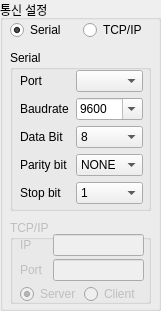
<?xml version="1.0" encoding="UTF-8"?>
<ui version="4.0">
 <class>commSetWidget</class>
 <widget class="QWidget" name="commSetWidget">
  <property name="geometry">
   <rect>
    <x>0</x>
    <y>0</y>
    <width>161</width>
    <height>311</height>
   </rect>
  </property>
  <property name="minimumSize">
   <size>
    <width>161</width>
    <height>311</height>
   </size>
  </property>
  <property name="maximumSize">
   <size>
    <width>161</width>
    <height>311</height>
   </size>
  </property>
  <property name="windowTitle">
   <string>Form</string>
  </property>
  <widget class="QGroupBox" name="commSettingGroup">
   <property name="geometry">
    <rect>
     <x>0</x>
     <y>0</y>
     <width>161</width>
     <height>311</height>
    </rect>
   </property>
   <property name="title">
    <string>통신 설정</string>
   </property>
   <property name="checkable">
    <bool>false</bool>
   </property>
   <widget class="QGroupBox" name="groupBox_7">
    <property name="geometry">
     <rect>
      <x>10</x>
      <y>50</y>
      <width>141</width>
      <height>161</height>
     </rect>
    </property>
    <property name="title">
     <string>Serial</string>
    </property>
    <property name="checkable">
     <bool>false</bool>
    </property>
    <widget class="QWidget" name="layoutWidget">
     <property name="geometry">
      <rect>
       <x>10</x>
       <y>20</y>
       <width>123</width>
       <height>136</height>
      </rect>
     </property>
     <layout class="QVBoxLayout" name="verticalLayout">
      <item>
       <layout class="QHBoxLayout" name="horizontalLayout">
        <item>
         <widget class="QLabel" name="label">
          <property name="minimumSize">
           <size>
            <width>50</width>
            <height>0</height>
           </size>
          </property>
          <property name="maximumSize">
           <size>
            <width>45</width>
            <height>16777215</height>
           </size>
          </property>
          <property name="text">
           <string>Port</string>
          </property>
         </widget>
        </item>
        <item>
         <widget class="QComboBox" name="cb_comPort">
          <property name="minimumSize">
           <size>
            <width>63</width>
            <height>0</height>
           </size>
          </property>
          <property name="maximumSize">
           <size>
            <width>16777215</width>
            <height>16777215</height>
           </size>
          </property>
         </widget>
        </item>
       </layout>
      </item>
      <item>
       <layout class="QHBoxLayout" name="horizontalLayout_2">
        <item>
         <widget class="QLabel" name="label_2">
          <property name="minimumSize">
           <size>
            <width>50</width>
            <height>0</height>
           </size>
          </property>
          <property name="maximumSize">
           <size>
            <width>45</width>
            <height>16777215</height>
           </size>
          </property>
          <property name="text">
           <string>Baudrate</string>
          </property>
         </widget>
        </item>
        <item>
         <widget class="QComboBox" name="cb_baudrate">
          <property name="minimumSize">
           <size>
            <width>63</width>
            <height>0</height>
           </size>
          </property>
          <property name="maximumSize">
           <size>
            <width>16777215</width>
            <height>16777215</height>
           </size>
          </property>
          <property name="editable">
           <bool>true</bool>
          </property>
          <property name="currentIndex">
           <number>9</number>
          </property>
          <item>
           <property name="text">
            <string>50</string>
           </property>
          </item>
          <item>
           <property name="text">
            <string>75</string>
           </property>
          </item>
          <item>
           <property name="text">
            <string>100</string>
           </property>
          </item>
          <item>
           <property name="text">
            <string>200</string>
           </property>
          </item>
          <item>
           <property name="text">
            <string>250</string>
           </property>
          </item>
          <item>
           <property name="text">
            <string>600</string>
           </property>
          </item>
          <item>
           <property name="text">
            <string>1200</string>
           </property>
          </item>
          <item>
           <property name="text">
            <string>2400</string>
           </property>
          </item>
          <item>
           <property name="text">
            <string>4800</string>
           </property>
          </item>
          <item>
           <property name="text">
            <string>9600</string>
           </property>
          </item>
          <item>
           <property name="text">
            <string>14400</string>
           </property>
          </item>
          <item>
           <property name="text">
            <string>19200</string>
           </property>
          </item>
          <item>
           <property name="text">
            <string>28800</string>
           </property>
          </item>
          <item>
           <property name="text">
            <string>38400</string>
           </property>
          </item>
          <item>
           <property name="text">
            <string>57600</string>
           </property>
          </item>
          <item>
           <property name="text">
            <string>115200</string>
           </property>
          </item>
         </widget>
        </item>
       </layout>
      </item>
      <item>
       <layout class="QHBoxLayout" name="horizontalLayout_6">
        <item>
         <widget class="QLabel" name="label_6">
          <property name="minimumSize">
           <size>
            <width>50</width>
            <height>0</height>
           </size>
          </property>
          <property name="maximumSize">
           <size>
            <width>45</width>
            <height>16777215</height>
           </size>
          </property>
          <property name="text">
           <string>Data Bit</string>
          </property>
         </widget>
        </item>
        <item>
         <widget class="QComboBox" name="cb_dataBit">
          <property name="minimumSize">
           <size>
            <width>63</width>
            <height>0</height>
           </size>
          </property>
          <property name="maximumSize">
           <size>
            <width>16777215</width>
            <height>16777215</height>
           </size>
          </property>
          <item>
           <property name="text">
            <string>8</string>
           </property>
          </item>
          <item>
           <property name="text">
            <string>7</string>
           </property>
          </item>
          <item>
           <property name="text">
            <string>6</string>
           </property>
          </item>
          <item>
           <property name="text">
            <string>5</string>
           </property>
          </item>
         </widget>
        </item>
       </layout>
      </item>
      <item>
       <layout class="QHBoxLayout" name="horizontalLayout_4">
        <item>
         <widget class="QLabel" name="label_4">
          <property name="minimumSize">
           <size>
            <width>50</width>
            <height>0</height>
           </size>
          </property>
          <property name="maximumSize">
           <size>
            <width>45</width>
            <height>16777215</height>
           </size>
          </property>
          <property name="text">
           <string>Parity bit</string>
          </property>
         </widget>
        </item>
        <item>
         <widget class="QComboBox" name="cb_parityBit">
          <property name="minimumSize">
           <size>
            <width>63</width>
            <height>0</height>
           </size>
          </property>
          <item>
           <property name="text">
            <string>NONE</string>
           </property>
          </item>
          <item>
           <property name="text">
            <string>EVEN</string>
           </property>
          </item>
          <item>
           <property name="text">
            <string>ODD</string>
           </property>
          </item>
         </widget>
        </item>
       </layout>
      </item>
      <item>
       <layout class="QHBoxLayout" name="horizontalLayout_3">
        <item>
         <widget class="QLabel" name="label_3">
          <property name="minimumSize">
           <size>
            <width>50</width>
            <height>0</height>
           </size>
          </property>
          <property name="maximumSize">
           <size>
            <width>45</width>
            <height>16777215</height>
           </size>
          </property>
          <property name="text">
           <string>Stop bit</string>
          </property>
         </widget>
        </item>
        <item>
         <widget class="QComboBox" name="cb_stopBit">
          <property name="minimumSize">
           <size>
            <width>63</width>
            <height>0</height>
           </size>
          </property>
          <item>
           <property name="text">
            <string>1</string>
           </property>
          </item>
          <item>
           <property name="text">
            <string>1.5</string>
           </property>
          </item>
          <item>
           <property name="text">
            <string>2</string>
           </property>
          </item>
         </widget>
        </item>
       </layout>
      </item>
     </layout>
    </widget>
   </widget>
   <widget class="QGroupBox" name="groupBox_8">
    <property name="enabled">
     <bool>false</bool>
    </property>
    <property name="geometry">
     <rect>
      <x>10</x>
      <y>220</y>
      <width>141</width>
      <height>84</height>
     </rect>
    </property>
    <property name="title">
     <string>TCP/IP</string>
    </property>
    <property name="checkable">
     <bool>false</bool>
    </property>
    <property name="checked">
     <bool>false</bool>
    </property>
    <widget class="QWidget" name="verticalLayoutWidget_2">
     <property name="geometry">
      <rect>
       <x>10</x>
       <y>14</y>
       <width>124</width>
       <height>70</height>
      </rect>
     </property>
     <layout class="QVBoxLayout" name="verticalLayout_3">
      <property name="spacing">
       <number>3</number>
      </property>
      <item>
       <layout class="QHBoxLayout" name="horizontalLayout_7">
        <item>
         <widget class="QLabel" name="label_7">
          <property name="minimumSize">
           <size>
            <width>30</width>
            <height>0</height>
           </size>
          </property>
          <property name="maximumSize">
           <size>
            <width>50</width>
            <height>16777215</height>
           </size>
          </property>
          <property name="text">
           <string>IP</string>
          </property>
         </widget>
        </item>
        <item>
         <widget class="QLineEdit" name="le_ipAddress">
          <property name="text">
           <string/>
          </property>
         </widget>
        </item>
       </layout>
      </item>
      <item>
       <layout class="QHBoxLayout" name="horizontalLayout_8">
        <item>
         <widget class="QLabel" name="label_8">
          <property name="minimumSize">
           <size>
            <width>30</width>
            <height>0</height>
           </size>
          </property>
          <property name="text">
           <string>Port</string>
          </property>
         </widget>
        </item>
        <item>
         <widget class="QLineEdit" name="le_portNumber"/>
        </item>
       </layout>
      </item>
      <item>
       <layout class="QHBoxLayout" name="horizontalLayout_9">
        <item>
         <widget class="QRadioButton" name="rb_server">
          <property name="text">
           <string>Server</string>
          </property>
          <property name="checked">
           <bool>true</bool>
          </property>
         </widget>
        </item>
        <item>
         <widget class="QRadioButton" name="rb_client">
          <property name="text">
           <string>Client</string>
          </property>
         </widget>
        </item>
       </layout>
      </item>
     </layout>
    </widget>
   </widget>
   <widget class="QWidget" name="verticalLayoutWidget">
    <property name="geometry">
     <rect>
      <x>10</x>
      <y>20</y>
      <width>141</width>
      <height>21</height>
     </rect>
    </property>
    <layout class="QVBoxLayout" name="verticalLayout_2">
     <property name="spacing">
      <number>4</number>
     </property>
     <item>
      <layout class="QHBoxLayout" name="horizontalLayout_5">
       <item>
        <widget class="QRadioButton" name="rb_serialSelected">
         <property name="text">
          <string>Serial</string>
         </property>
         <property name="checked">
          <bool>true</bool>
         </property>
        </widget>
       </item>
       <item>
        <widget class="QRadioButton" name="rb_tcpipSelected">
         <property name="text">
          <string>TCP/IP</string>
         </property>
        </widget>
       </item>
      </layout>
     </item>
    </layout>
   </widget>
  </widget>
 </widget>
 <resources/>
 <connections>
  <connection>
   <sender>rb_serialSelected</sender>
   <signal>toggled(bool)</signal>
   <receiver>groupBox_7</receiver>
   <slot>setEnabled(bool)</slot>
   <hints>
    <hint type="sourcelabel">
     <x>36</x>
     <y>30</y>
    </hint>
    <hint type="destinationlabel">
     <x>33</x>
     <y>66</y>
    </hint>
   </hints>
  </connection>
  <connection>
   <sender>rb_tcpipSelected</sender>
   <signal>toggled(bool)</signal>
   <receiver>groupBox_8</receiver>
   <slot>setEnabled(bool)</slot>
   <hints>
    <hint type="sourcelabel">
     <x>96</x>
     <y>27</y>
    </hint>
    <hint type="destinationlabel">
     <x>103</x>
     <y>240</y>
    </hint>
   </hints>
  </connection>
 </connections>
</ui>
